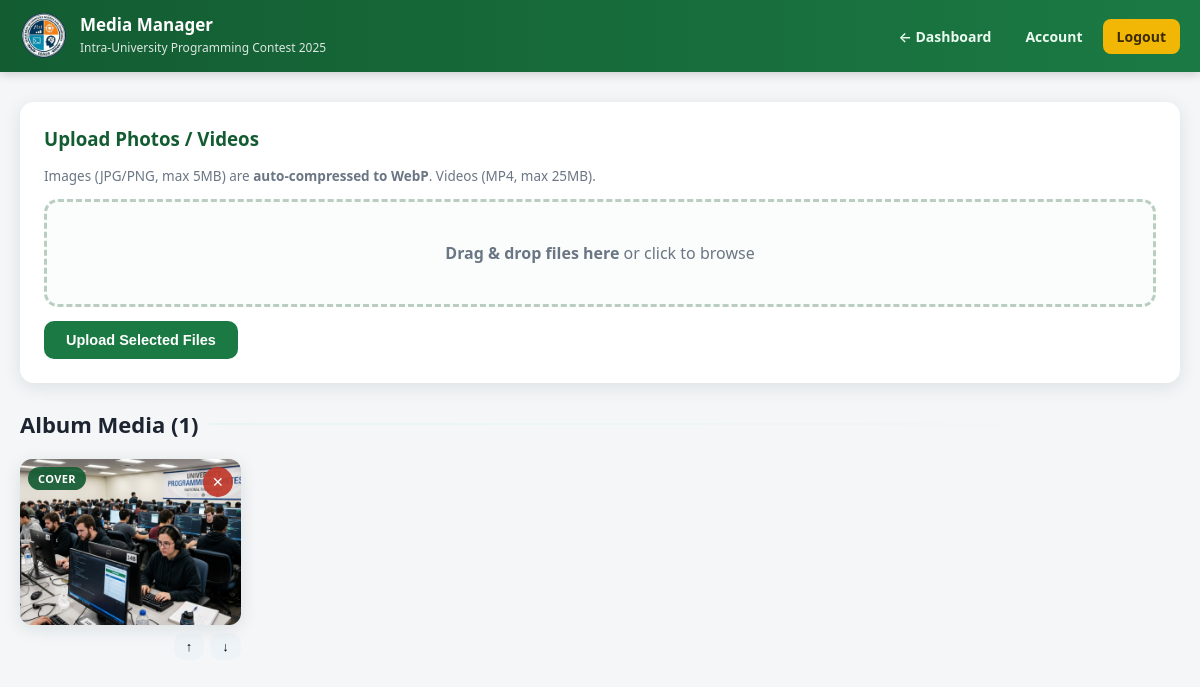
/admin/media.php?event=2 (signed in), run on the app's committed database.
### tables this page shows
CREATE TABLE events (
  id INTEGER PRIMARY KEY AUTOINCREMENT,
  title TEXT NOT NULL,
  category TEXT NOT NULL DEFAULT 'Other',
  event_date TEXT NOT NULL,
  description TEXT,
  created_at TEXT
, reg_deadline TEXT NULL, custom_roles TEXT NULL);

CREATE TABLE media (
  id INTEGER PRIMARY KEY AUTOINCREMENT,
  event_id INTEGER NOT NULL REFERENCES events(id) ON DELETE CASCADE,
  file_path TEXT NOT NULL,
  file_type TEXT NOT NULL CHECK(file_type IN ('image','video')),
  uploaded_at TEXT
, sort_order INTEGER NULL);

### includes/functions.php (called while the page is built, shortened)
<?php
function e($str) {
    return htmlspecialchars((string)$str, ENT_QUOTES, 'UTF-8');
}
    ?>

### admin/media.php (the view, shortened to what this page needs)
<?php
require __DIR__ . '/../includes/config.php';
require __DIR__ . '/../includes/functions.php';
$eventId = (int)($_GET['event'] ?? 0);
$stmt = $pdo->prepare("SELECT * FROM events WHERE id=?");
$stmt->execute([$eventId]);
$event = $stmt->fetch();
$media = $pdo->prepare("SELECT * FROM media WHERE event_id=? ORDER BY COALESCE(sort_order,id), id");
$media->execute([$eventId]);
$media = $media->fetchAll();
?>
<!DOCTYPE html>
<html lang="en">
<head>
<link rel="stylesheet" href="../assets/style.css">
</head>
<body>
<header class="site-header">
  <div class="header-inner">
    <a class="brand" href="dashboard.php">
      <img class="brand-logo-img" src="../assets/cse-logo.png" alt="EBAUB CSE Logo" width="48" height="48" style="width:48px;height:48px">
      <div class="brand-text"><b>Media Manager</b><span><?= e($event['title']) ?></span></div>
    </a>
    <nav class="nav">
      <a href="dashboard.php">← Dashboard</a>
      <a href="change-password.php">Account</a>
      <a class="btn-login" href="logout.php">Logout</a>
    </nav>
  </div>
</header>
<main class="container">
  <div class="panel">
    <h3>Upload Photos / Videos</h3>
    <p style="color:var(--muted);font-size:13.5px;margin-bottom:14px">
      Images (JPG/PNG, max <?= MAX_IMAGE_MB ?>MB) are <b>auto-compressed to WebP</b>.
      Videos (MP4, max <?= MAX_VIDEO_MB ?>MB).
    </p>
    <form method="post" enctype="multipart/form-data" id="uploadForm">
      <div class="dropzone" id="dropzone">
        <b>Drag &amp; drop files here</b> or click to browse<br>
      </div>
      <button class="btn btn-primary" style="margin-top:14px" type="submit">Upload Selected Files</button>
    </form>
  </div>
  <h2 class="section-title">Album Media (<?= count($media) ?>)</h2>
  <?php if (!$media): ?>
    <div class="empty">No media yet. Upload some photos above!</div>
  <?php else: ?>
  <?php
  $coverId = null;
  foreach ($media as $mm) if ($mm['file_type'] === 'image') { $coverId = $mm['id']; break; }
  ?>
  <div class="media-grid">
    <?php foreach ($media as $m): ?>
    <div>
      <div class="media-item media-admin-item" style="cursor:default">
        <?php if ($m['file_type'] === 'image'): ?>
          <img src="../<?= e($m['file_path']) ?>" loading="lazy" alt="">
        <?php else: ?>
          <video src="../<?= e($m['file_path']) ?>#t=0.5" preload="metadata" muted></video>
          <div class="play-icon">▶</div>
        <?php endif; ?>
        <?php if ($m['id'] == $coverId): ?>
          <span style="position:absolute;top:8px;left:8px;background:rgba(19,92,50,.92);color:#fff;font-size:11px;font-weight:700;padding:4px 10px;border-radius:999px;letter-spacing:.4px">COVER</span>
        <?php endif; ?>
        <form method="post" onsubmit="return confirm('Delete this file?')">
          <button class="del" name="delete_media" value="1" title="Delete">✕</button>
        </form>
      </div>
      <div style="display:flex;gap:6px;margin-top:8px">
        <?php if ($m['file_type'] === 'image' && $m['id'] != $coverId): ?>
        <form method="post" style="flex:1">
          <?= csrf_field() ?>
          <input type="hidden" name="media_id" value="<?= $m['id'] ?>">
          <button class="btn" name="set_cover" value="1" style="width:100%;padding:6px 8px;font-size:12px;background:#eef3f7">Set Cover</button>
        </form>
        <?php else: ?>
        <div style="flex:1"></div>
        <?php endif; ?>
        <form method="post">
          <button class="btn" name="move_up" value="1" title="Move up" style="padding:6px 12px;font-size:13px;background:#eef3f7">&#8593;</button>
        </form>
        <form method="post">
          <button class="btn" name="move_dn" value="1" title="Move down" style="padding:6px 12px;font-size:13px;background:#eef3f7">&#8595;</button>
        </form>
      </div>
    </div>
    <?php endforeach; ?>
  </div>
  <?php endif; ?>
</main>
</body>
</html>

### assets/style.css (style rules this page uses)
:root { --green: #1b7a43; --green-dark: #135c32; --green-light: #e8f5ee; --gold: #f2b705; --ink: #1c2430; --muted: #6b7684; --bg: #f4f6f8; --card: #ffffff; --radius: 14px; --shadow: 0 4px 18px rgba(16, 40, 28, 0.10); }
* { margin: 0; padding: 0; box-sizing: border-box; }
html, body { overflow-x: hidden; max-width: 100%; }
body { font-family: 'Segoe UI', system-ui, -apple-system, sans-serif; background: var(--bg); color: var(--ink); }
input, select, textarea, button { max-width: 100%; }
img { display: block; max-width: 100%; }
a { text-decoration: none; color: inherit; }
.site-header { background: linear-gradient(90deg, var(--green-dark), var(--green)); color: #fff; position: sticky; top: 0; z-index: 50; box-shadow: 0 2px 10px rgba(0,0,0,.18); }
.header-inner { max-width: 1200px; margin: auto; padding: 12px 20px; display: flex; align-items: center; justify-content: space-between; gap: 14px; flex-wrap: wrap; }
.brand { display: flex; align-items: center; gap: 12px; }
.brand-logo-img { width: 48px; height: 48px; max-width: 48px; max-height: 48px; object-fit: contain; flex-shrink: 0; }
.brand-text b { font-size: 17px; display: block; line-height: 1.2; }
.brand-text span { font-size: 12px; opacity: .85; }
.nav { display: flex; gap: 6px; align-items: center; }
.nav a { padding: 8px 14px; border-radius: 8px; font-size: 14px; font-weight: 600; color: #eafaf0; transition: background .2s; }
.nav a.btn-login { background: var(--gold); color: #3a2c00; }
.container { max-width: 1200px; margin: auto; padding: 30px 20px 60px; }
.section-title { font-size: 22px; margin: 10px 0 20px; display: flex; align-items: center; gap: 10px; }
.section-title::after { content: ""; flex: 1; height: 2px; background: linear-gradient(90deg, var(--green-light), transparent); }
.media-grid { display: grid; grid-template-columns: repeat(auto-fill, minmax(220px, 1fr)); gap: 14px; }
.media-item { position: relative; border-radius: 12px; overflow: hidden; cursor: pointer; aspect-ratio: 4/3; background: #dde3e8; box-shadow: var(--shadow); }
.media-item img, .media-item video { width: 100%; height: 100%; object-fit: cover; transition: transform .35s; }
.btn { display: inline-block; border: none; cursor: pointer; font-weight: 700; font-size: 14.5px; padding: 11px 22px; border-radius: 10px; transition: all .2s; }
.btn-primary { background: var(--green); color: #fff; }
.panel { background: #fff; border-radius: var(--radius); box-shadow: var(--shadow); padding: 24px; margin-bottom: 26px; }
.panel h3 { margin-bottom: 16px; color: var(--green-dark); }
.dropzone { border: 3px dashed #b9cdc1; border-radius: var(--radius); padding: 40px 20px; text-align: center; color: var(--muted); background: #fafdfb; cursor: pointer; transition: all .2s; }
.media-admin-item { position: relative; }
.media-admin-item .del { position: absolute; top: 8px; right: 8px; background: rgba(192,57,43,.92); color: #fff; border: none; width: 30px; height: 30px; border-radius: 50%; cursor: pointer; font-size: 14px; }

### data on the page
events: title "Intra-University Programming Contest 2025"
media: file_path (picture), shows "COVER"

### other printed values
MAX_IMAGE_MB "5"
MAX_VIDEO_MB "25"
count($media) "1"
